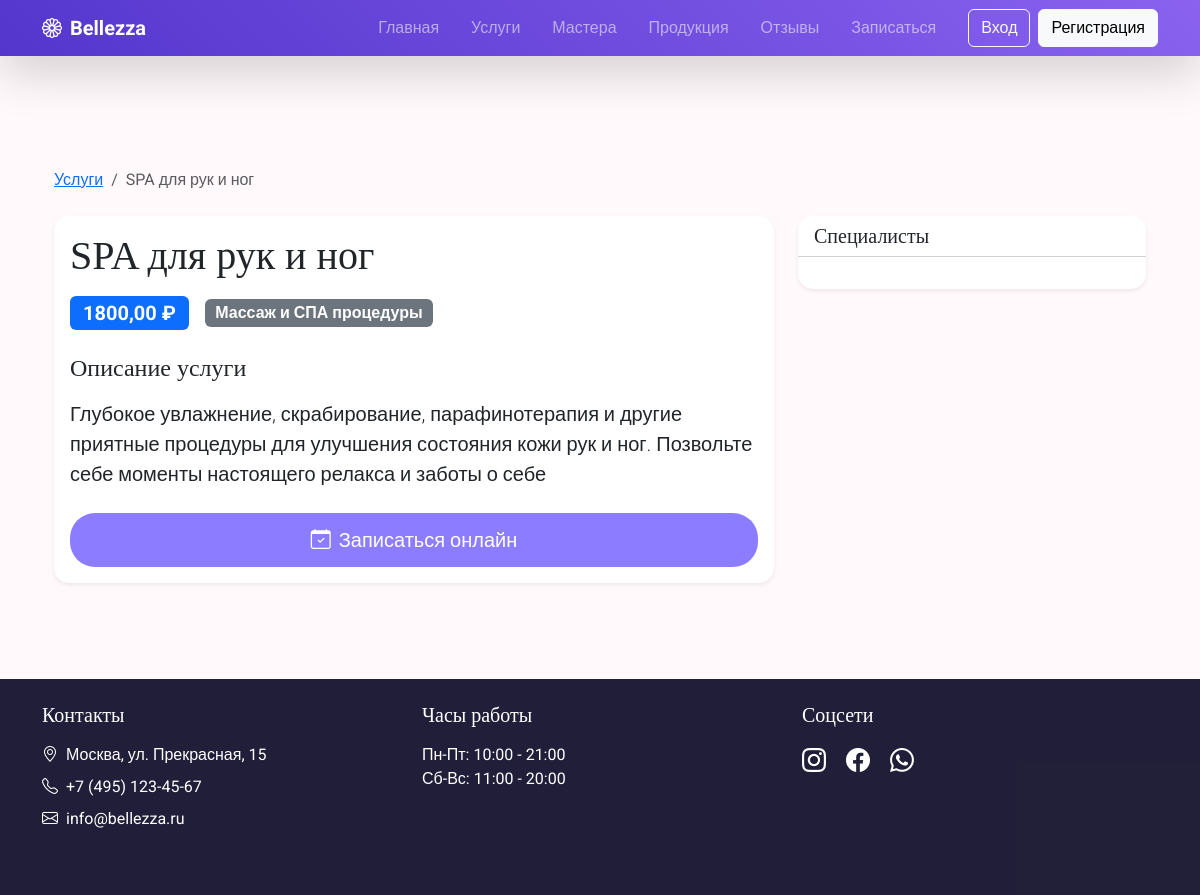
Before: /api/v1/beauty_salon/services/11/ with the older database file.
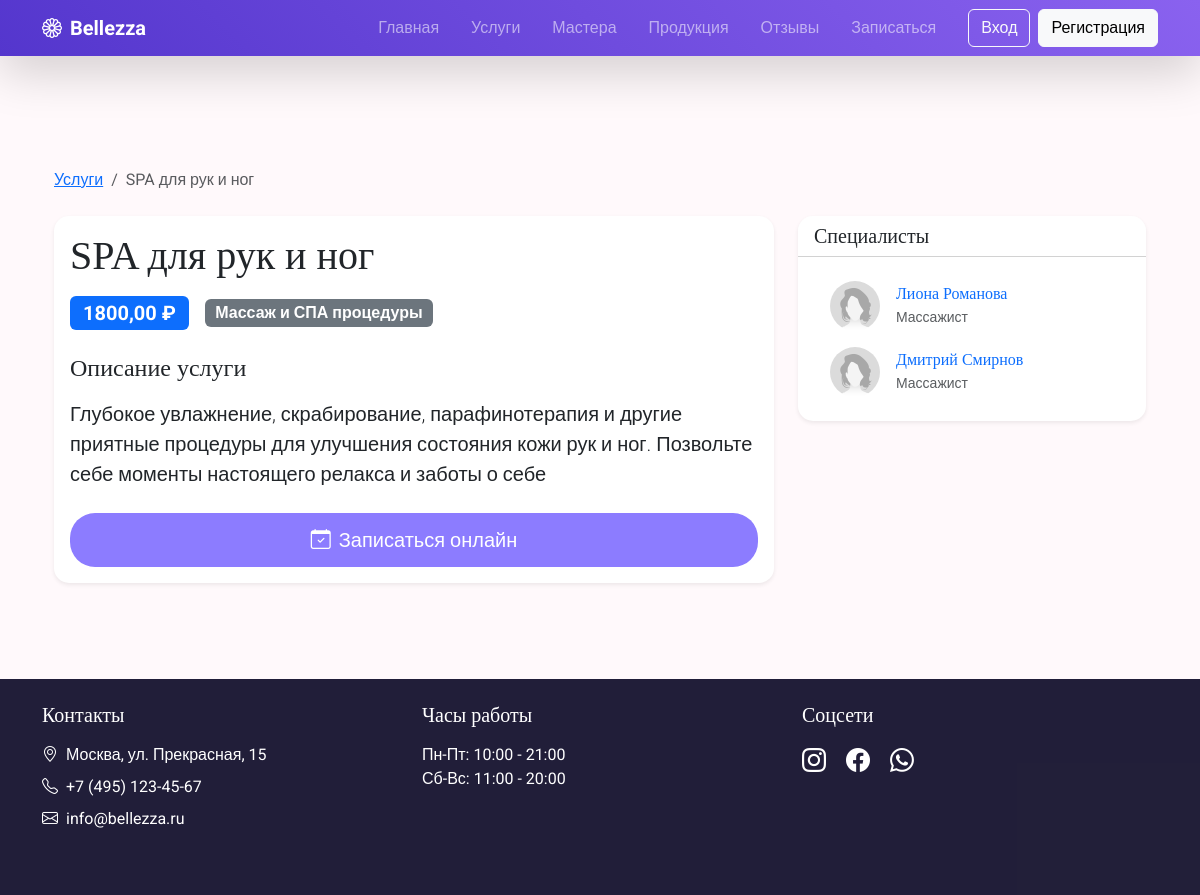
After: the same page with the newer database file.
### beauty_salon/models.py (models this page shows, shortened)
class Employee(models.Model):
    name = models.CharField(max_length=100, verbose_name='ФИО')
    position = models.CharField(max_length=100, verbose_name='Специализация')
    services = models.ManyToManyField(Service, related_name='employees', verbose_name='Услуги')
    photo = models.ImageField(
        upload_to='employees/',
        null=True,
        blank=True,
        verbose_name='Фотография'
    )
    class Meta:
        verbose_name = "Сотрудник"
        verbose_name_plural = "Сотрудники"

### beauty_salon/views.py (the view)
# urls.py: path('services/<int:service_id>/', views.service_detail, name='service_detail'),
def service_detail(request, service_id):
    service = get_object_or_404(Service, id=service_id)
    return render(request, 'service_detail.html', {'service': service})

### beauty_salon/templates/service_detail.html (shortened to what this page needs)
{% extends 'base_generic.html' %}
{% load static %}
{% block content %}
<div class="container py-5">
  <nav aria-label="breadcrumb" class="mb-4">
    <ol class="breadcrumb">
      <li class="breadcrumb-item"><a href="{% url 'service_list' %}">Услуги</a></li>
      <li class="breadcrumb-item active" aria-current="page">{{ service.name }}</li>
    </ol>
  </nav>
  <div class="row g-4">
    <div class="col-lg-8">
      <div class="card border-0 shadow-sm">
        <div class="card-body">
          <h1 class="card-title display-6 mb-3">{{ service.name }}</h1>
          <div class="d-flex align-items-center gap-3 mb-4">
            <span class="badge bg-primary fs-5">{{ service.price }} ₽</span>
            {% if service.category %}
            <span class="badge bg-secondary fs-6">{{ service.category.name }}</span>
            {% endif %}
          </div>
          <div class="mb-4">
            <h3 class="h4 mb-3">Описание услуги</h3>
            <p class="lead">{{ service.description }}</p>
          </div>
          <a href="{% url 'appointment_create'%}" class="btn btn-primary btn-lg w-100">
            <i class="bi bi-calendar-check me-2"></i>Записаться онлайн
          </a>
        </div>
      </div>
    </div>
    <div class="col-lg-4">
      <div class="card border-0 shadow-sm">
        <div class="card-header bg-white">
          <h2 class="h5 mb-0">Специалисты</h2>
        </div>
        <div class="card-body">
          <div class="list-group">
            {% for employee in service.employees.all %}
            <div class="list-group-item border-0">
              <a href="{% url 'employee_detail' employee.id %}" class="text-decoration-none" >
              <div class="d-flex align-items-center gap-3">
                <div class="flex-shrink-0">
                    {% if employee.photo %}
                      <img src="{{ employee.photo.url }}"
                           class="rounded-circle"
                           width="50"
                           height="50"
                           alt="{{ employee.name }}">
                       {% else %}
                       <img src="{% static 'images/defaultImage.jpg' %}"
                           class="rounded-circle"
                           width="50"
                           height="50"
                           alt="{{ employee.name }}">
                    {% endif %}
                </div>
                <div class="flex-grow-1">
                  <h3 class="h6 mb-1">{{ employee.name }}</h3>
                  <p class="small text-muted mb-0">{{ employee.position }}</p>
                </div>
              </div>
              </a>
            </div>
            {% endfor %}
          </div>
        </div>
      </div>
    </div>
  </div>
</div>
{% endblock %}

Changed rows visible on the page:
now on this page (row edited): Employee: name "Лиона Романова", position "Массажист"
now on this page (row edited): Employee: name "Дмитрий Смирнов", position "Массажист"
